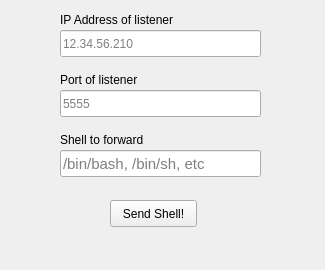
<?xml version="1.0" encoding="UTF-8"?>
<ui version="4.0">
 <class>shell_SEND</class>
 <widget class="QWidget" name="shell_SEND">
  <property name="geometry">
   <rect>
    <x>0</x>
    <y>0</y>
    <width>325</width>
    <height>270</height>
   </rect>
  </property>
  <property name="windowTitle">
   <string>Form</string>
  </property>
  <widget class="QLineEdit" name="popup_shell_IP">
   <property name="geometry">
    <rect>
     <x>60</x>
     <y>30</y>
     <width>201</width>
     <height>27</height>
    </rect>
   </property>
   <property name="text">
    <string/>
   </property>
   <property name="placeholderText">
    <string>12.34.56.210</string>
   </property>
  </widget>
  <widget class="QLineEdit" name="popup_shell_PORT">
   <property name="geometry">
    <rect>
     <x>60</x>
     <y>90</y>
     <width>201</width>
     <height>27</height>
    </rect>
   </property>
   <property name="placeholderText">
    <string>5555</string>
   </property>
  </widget>
  <widget class="QPushButton" name="popup_shell_SEND">
   <property name="geometry">
    <rect>
     <x>110</x>
     <y>200</y>
     <width>87</width>
     <height>27</height>
    </rect>
   </property>
   <property name="text">
    <string>Send Shell!</string>
   </property>
  </widget>
  <widget class="QLabel" name="label">
   <property name="geometry">
    <rect>
     <x>60</x>
     <y>10</y>
     <width>191</width>
     <height>19</height>
    </rect>
   </property>
   <property name="text">
    <string>IP Address of listener</string>
   </property>
  </widget>
  <widget class="QLabel" name="label_2">
   <property name="geometry">
    <rect>
     <x>60</x>
     <y>70</y>
     <width>141</width>
     <height>19</height>
    </rect>
   </property>
   <property name="text">
    <string>Port of listener</string>
   </property>
  </widget>
  <widget class="QLineEdit" name="popup_shell_SHELL">
   <property name="geometry">
    <rect>
     <x>60</x>
     <y>150</y>
     <width>201</width>
     <height>27</height>
    </rect>
   </property>
   <property name="font">
    <font>
     <pointsize>11</pointsize>
    </font>
   </property>
   <property name="placeholderText">
    <string>/bin/bash, /bin/sh, etc</string>
   </property>
  </widget>
  <widget class="QLabel" name="label_3">
   <property name="geometry">
    <rect>
     <x>60</x>
     <y>130</y>
     <width>201</width>
     <height>19</height>
    </rect>
   </property>
   <property name="text">
    <string>Shell to forward</string>
   </property>
  </widget>
 </widget>
 <resources/>
 <connections/>
</ui>
